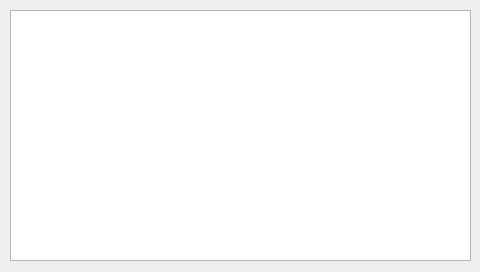
<?xml version="1.0" encoding="UTF-8"?>
<ui version="4.0">
 <class>Dialog_showLog</class>
 <widget class="QDialog" name="Dialog_showLog">
  <property name="geometry">
   <rect>
    <x>0</x>
    <y>0</y>
    <width>480</width>
    <height>272</height>
   </rect>
  </property>
  <property name="windowTitle">
   <string>Dialog</string>
  </property>
  <widget class="QTextEdit" name="textEdit_Log">
   <property name="geometry">
    <rect>
     <x>10</x>
     <y>10</y>
     <width>461</width>
     <height>251</height>
    </rect>
   </property>
  </widget>
 </widget>
 <resources/>
 <connections/>
</ui>
